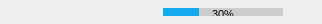
<?xml version="1.0" encoding="UTF-8"?>
<ui version="4.0">
 <class>progress_bar_fixed_in_statusbar</class>
 <widget class="QWidget" name="progress_bar_fixed_in_statusbar">
  <property name="geometry">
   <rect>
    <x>0</x>
    <y>0</y>
    <width>322</width>
    <height>24</height>
   </rect>
  </property>
  <property name="minimumSize">
   <size>
    <width>0</width>
    <height>0</height>
   </size>
  </property>
  <property name="maximumSize">
   <size>
    <width>16777215</width>
    <height>16777215</height>
   </size>
  </property>
  <property name="windowTitle">
   <string>Form</string>
  </property>
  <layout class="QVBoxLayout" name="verticalLayout">
   <property name="spacing">
    <number>0</number>
   </property>
   <property name="leftMargin">
    <number>0</number>
   </property>
   <property name="topMargin">
    <number>0</number>
   </property>
   <property name="rightMargin">
    <number>0</number>
   </property>
   <property name="bottomMargin">
    <number>0</number>
   </property>
   <item>
    <layout class="QHBoxLayout" name="horizontalLayout">
     <property name="spacing">
      <number>3</number>
     </property>
     <item>
      <widget class="QLabel" name="label_record_displayed_from_tota_record">
       <property name="minimumSize">
        <size>
         <width>160</width>
         <height>0</height>
        </size>
       </property>
       <property name="maximumSize">
        <size>
         <width>160</width>
         <height>16777215</height>
        </size>
       </property>
       <property name="text">
        <string/>
       </property>
       <property name="scaledContents">
        <bool>true</bool>
       </property>
       <property name="alignment">
        <set>Qt::AlignCenter</set>
       </property>
      </widget>
     </item>
     <item>
      <widget class="QProgressBar" name="progressBar">
       <property name="minimumSize">
        <size>
         <width>120</width>
         <height>8</height>
        </size>
       </property>
       <property name="maximumSize">
        <size>
         <width>120</width>
         <height>8</height>
        </size>
       </property>
       <property name="font">
        <font>
         <pointsize>8</pointsize>
        </font>
       </property>
       <property name="styleSheet">
        <string notr="true">QProgressBar {
text-align: top;
border-bottom-right-radius: 0px;
border-bottom-left-radius: 0px;
background:#cdcdcd;

}
QProgressBar::chunk {
background: #15A9ED;
border-bottom-right-radius: 0px;
border-bottom-left-radius: 0px;

}</string>
       </property>
       <property name="minimum">
        <number>0</number>
       </property>
       <property name="maximum">
        <number>100</number>
       </property>
       <property name="value">
        <number>30</number>
       </property>
      </widget>
     </item>
     <item>
      <widget class="QPushButton" name="pushButton_close">
       <property name="minimumSize">
        <size>
         <width>8</width>
         <height>8</height>
        </size>
       </property>
       <property name="maximumSize">
        <size>
         <width>8</width>
         <height>8</height>
        </size>
       </property>
       <property name="styleSheet">
        <string notr="true">
QPuhButton:flat{border: none; background-color: transparent;}
QPuhButton{background:transparent;}
QPushButton:checked{ background-color: transparent; border: none;  }
QPushButton:!checked{ background-color: transparent; border: none;  } 
QPushButton:clicked{ background-color: transparent;  border: none;}               
QPushButton:pressed { background-color: transparent; border: none; }

</string>
       </property>
       <property name="text">
        <string/>
       </property>
      </widget>
     </item>
     <item>
      <spacer name="horizontalSpacer">
       <property name="orientation">
        <enum>Qt::Horizontal</enum>
       </property>
       <property name="sizeType">
        <enum>QSizePolicy::Fixed</enum>
       </property>
       <property name="sizeHint" stdset="0">
        <size>
         <width>12</width>
         <height>5</height>
        </size>
       </property>
      </spacer>
     </item>
     <item>
      <widget class="QLabel" name="label_status_message">
       <property name="text">
        <string/>
       </property>
      </widget>
     </item>
    </layout>
   </item>
  </layout>
 </widget>
 <resources/>
 <connections/>
</ui>
